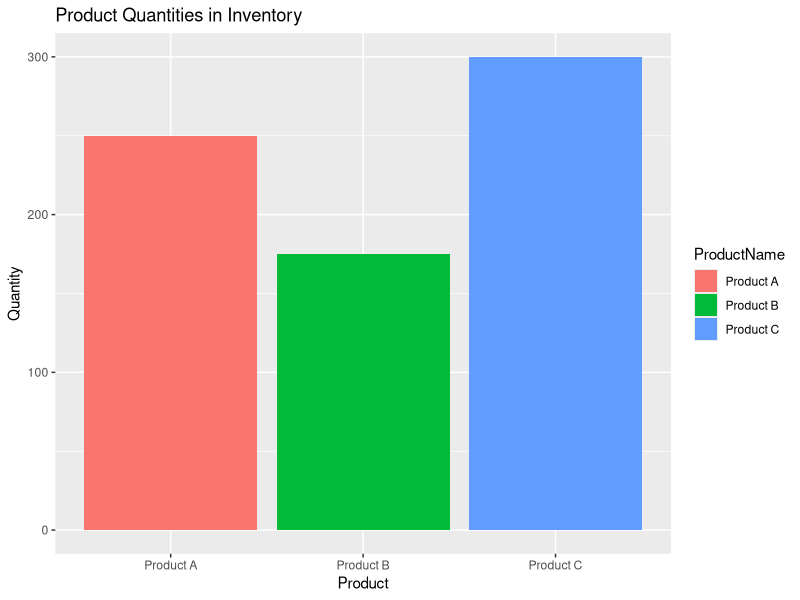
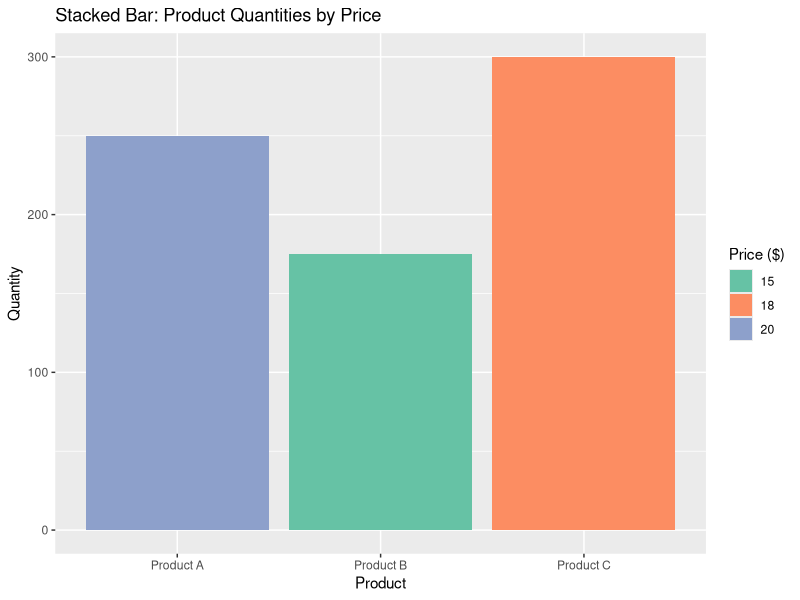

These figures' R source, in order:
library(ggplot2)

# Dataset
ProductID <- c(1, 2, 3)
ProductName <- c("Product A", "Product B", "Product C")
QuantityAvailable <- c(250, 175, 300)
Price <- c(20, 15, 18)

df_prod <- data.frame(ProductID, ProductName, QuantityAvailable, Price)

# 1. Bar Chart - Quantity of each Product
ggplot(df_prod, aes(x=ProductName, y=QuantityAvailable, fill=ProductName)) +
  geom_bar(stat="identity") +
  ggtitle("Product Quantities in Inventory") +
  xlab("Product") + ylab("Quantity")

# 2. Stacked Bar Chart - Product vs Quantity (stacked by Price)
ggplot(df_prod, aes(x=ProductName, y=QuantityAvailable, fill=factor(Price))) +
  geom_bar(stat="identity") +
  ggtitle("Stacked Bar: Product Quantities by Price") +
  xlab("Product") + ylab("Quantity") +
  scale_fill_brewer(palette="Set2", name="Price ($)")

# 3. Table (in R just print, in Tableau use Text Table)
print(df_prod)

# 4. Export for Tableau Dashboard
write.csv(df_prod, "product_inventory.csv", row.names = FALSE)

